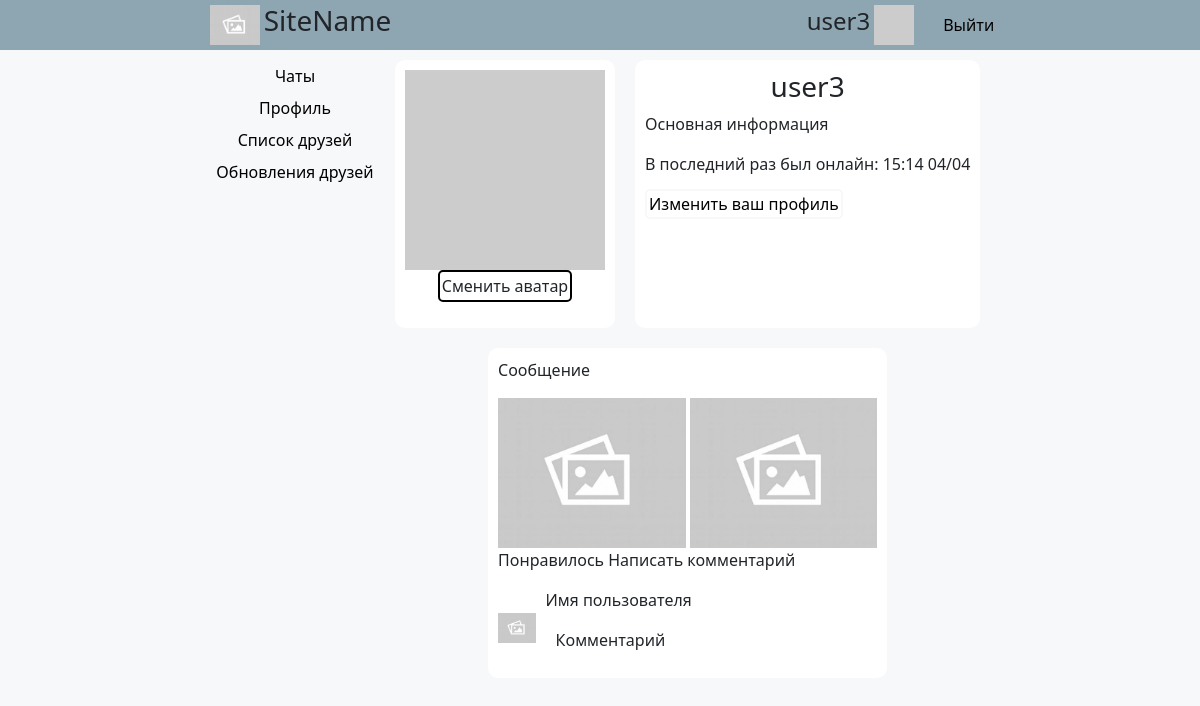
Before: /user/user3 (signed in) with the older database file.
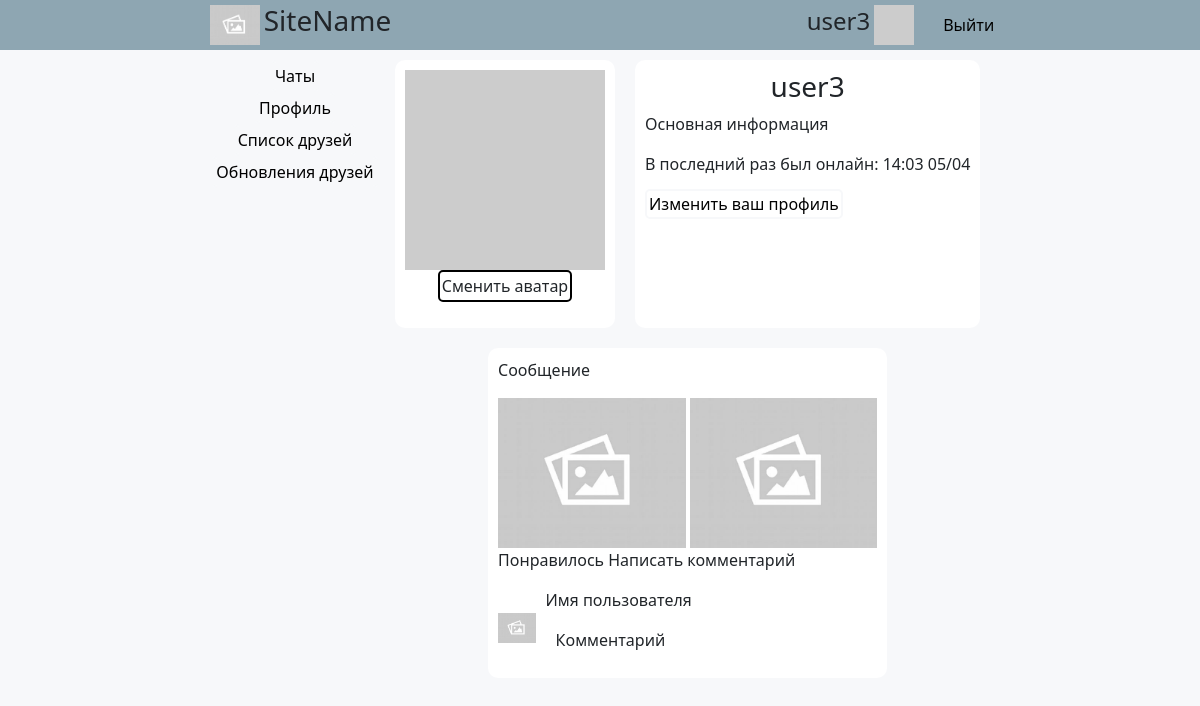
After: the same page with the newer database file.
### app/models.py (models this page shows, shortened)
class User(UserMixin, db.Model):
    id = db.Column(db.Integer, primary_key=True)
    username = db.Column(db.String(64), index=True, unique=True)
    email = db.Column(db.String(120), index=True, unique=True)
    password_hash = db.Column(db.String(128))
    posts = db.relationship('Post', backref='author', lazy='dynamic')
    invitations = db.relationship('Invitation', backref='user', lazy='dynamic')
    about_me = db.Column(db.String(140))
    last_seen = db.Column(db.DateTime, default=datetime.now(pytz.timezone('Europe/Moscow')))
    followed = db.relationship(
        'User', secondary=followers,
        primaryjoin=(followers.c.follower_id == id),
        secondaryjoin=(followers.c.followed_id == id),
        backref=db.backref('followers', lazy='dynamic'), lazy='dynamic')
    def avatar(self, size):
        digest = md5(self.email.lower().encode('utf-8')).hexdigest()
        return 'https://www.gravatar.com/avatar/{}?d=identicon&s={}'.format(
            digest, size)

### app/routes.py (the view)
@app.route('/user/<username>')
@login_required
def user(username):
    user = User.query.filter_by(username=username).first_or_404()
    chats = user.chats
    return render_template('user.html', user=user, chats=chats, title=user.username)

### app/models.py (called while the page is built)
@login.user_loader
def load_user(id):
    return User.query.get(int(id))

### app/routes.py (called while the page is built)
@app.before_request
def before_request():
    if current_user.is_authenticated:
        current_user.last_seen = datetime.now(pytz.timezone('Europe/Moscow'))
        db.session.commit()

### app/templates/user.html (shortened to what this page needs)
{% extends "base.html" %}
{% block content %}
    <div class = 'main-part'>
    <link rel="stylesheet" href="../static/profile.css" type="text/css"/>
    <div class="client-inf">
        <div class="avatar-change">
            <img src="{{ user.avatar(128) }}">
            {% if user == current_user %}
                <p class="change-button">Сменить аватар</p>
            {% endif %}
        </div>
        <div class="information-block">
            <h3>{{ user.username }}</h3>
            <p>Основная информация</p>
            {% if user.last_seen %}
                <p>В последний раз был онлайн: {{ user.last_seen.strftime('%H:%M %d/%m') }}</p>
            {% endif %}
            {% if user == current_user %}
                <p><a href="{{ url_for('edit_profile') }}">Изменить ваш профиль</a></p>
            {% elif not (current_user.is_following(user) or user.is_following(current_user)) %}
                <p><a href="{{ url_for('follow', username=user.username) }}">Добавить в друзья</a></p>
                <p><a href="{{ url_for('write_message', username=user.username) }}">Написать сообщение</a></p>
            {% else %}
                <p><a href="{{ url_for('unfollow', username=user.username) }}">Удалить из списка друзей</a></p>
                <p><a href="{{ url_for('write_message', username=user.username) }}">Написать сообщение</a></p>
            {% endif %}
        </div>
    </div>
    <div class = 'client-news'>
        <div class = 'note'>
            <p> Сообщение </p>
            <div class = "note-img-box">
                <img src = "../static/empty.jpg"/>
                <img src = "../static/empty.jpg"/>
            </div>
            <p class = "toolbar">
                <label class = "like">
                    Понравилось
                </label>
                <label class = "comment">
                    Написать комментарий
                </label>
            </p>
            <div class = 'comment-container'>
                <div class = 'comment-block'>
                    <div class = 'comment-user-inf'>
                        <img src = '../static/empty.jpg'>
                    </div>
                    <div class = 'comment-text'>
                        <p class = 'commentator-name'> Имя пользователя </p>
                        <p class = 'comment-text'> Комментарий </p>
                    </div>
                </div>
            </div>
        </div>
    </div>
    </div>
{% endblock %}

### app/templates/base.html (shortened to what this page needs)
<html>
    <head>
        <link href="https://cdn.jsdelivr.net/npm/bootstrap@5.0.0-beta3/dist/css/bootstrap.min.css" rel="stylesheet">
        <link rel="stylesheet" href="../static/common.css" type="text/css"/>
        <link rel="stylesheet" href="../static/messages.css" type="text/css"/>
        <link rel="stylesheet" href="../static/friends.css" type="text/css"/>
    </head>
    <body>
        <header class = "first_color">
		    <div class = "name-logo">
			    <div>
				    <img src = "../static/empty.jpg"/>
			    </div>
			    <div>
				    <h3>SiteName</h3>
			    </div>
		    </div>
            {% if current_user.is_authenticated %}
		        <div class = "user-information" onclick="location.href='{{ url_for('user', username=current_user.username)}}';">
			        <div>
				        <h4>{{ current_user.username }}</h4>
			        </div>
			        <div>
				        <img src = "{{ current_user.avatar(128) }}"/>
			        </div>
                    <div>
                        {% if current_user.is_anonymous %}
                            <a href="{{ url_for('login') }}">Войти</a>
                        {% else %}
                            <a href="{{ url_for('logout') }}">Выйти</a>
                        {% endif %}
                    </div>
		        </div>
            {% endif %}
	</header>
        <div class="content">
            <div class="site-nav">
                <a href="{{ url_for('index') }}">Чаты</a>
                {% if not current_user.is_anonymous %}
                    <a href="{{ url_for('user', username=current_user.username) }}">Профиль</a>
                {% endif %}
                <a href="{{ url_for('list_of_friends') }}">Список друзей</a>
                <a href ="{{ url_for('news') }}"> Обновления друзей </a>
            </div>
            {% block content %}{% endblock %}
        </div>
    </body>
</html>

### app/static/common.css (style rules this page uses)
.first_color { background-color: #8ea6b2; }
body { padding: 0px; margin: 0px; background-color: #f7f8fa; }
header { width: 100%; height: 50px; display: flex; justify-content: space-around; }
.name-logo img { height: 40px; align-self: center; }
.name-logo h3 { align-self: center; }
.name-logo div { height: 100%; display: flex; padding-left: 4px; }
.name-logo { height: 100%; display: flex; }
.user-information img { height: 40px; align-self: center; }
.user-information h4 { align-self: center; cursor: pointer; }
.user-information div { height: 100%; display: flex; padding-left: 4px; }
.user-information { height: 100%; display: flex; }
.content { display: flex; padding-top: 10px; width: 100%; justify-content: center; }
.site-nav { display: flex; flex-direction: column; justify-content: center; align-items: center; align-self: baseline; }
.main-part { width: 50%; display: flex; align-items: center; flex-direction: column; margin-left: 10px; }

### app/static/profile.css (style rules this page uses)
.client-inf { display: flex; }
.avatar-change { display:flex; flex-direction: column; align-items: center; background-color: white; border-radius: 10px; padding: 10px; }
.avatar-change img { height:200px; }
.avatar-change p { border: 2px solid black; border-radius: 5px; padding: 2px; cursor: pointer; }
.information-block { margin-left: 20px; width: 100%; display: flex; flex-direction: column; background-color: white; padding: 10px; border-radius: 10px; }
.information-block h3 { text-align: center; }
.information-block a { text-decoration: none; color: black; border: 2px solid #f7f8fa; border-radius: 5px; padding: 2px; }
.client-news { margin-top: 10px; }
.note { background-color: white; padding: 10px; border-radius: 10px; margin-top: 10px; }
.note img { height: 150px; }
.comment-block { display: flex; justify-content: flex-start; align-items: center; }
.comment-user-inf img { height: 30px; }
.comment-text { margin-left: 10px; }

### app/templates/base.html (style rules this page uses)
.site-nav a { text-decoration: none; color: black; border: 2px solid #f7f8fa; border-radius: 5px; padding: 2px; }
.user-information a { align-self: center; cursor: pointer; text-decoration: none; color: black; margin-left: 25px; }

Changed rows visible on the page:
changed User "user3": last_seen "15:14 04/04" → "14:03 05/04"
